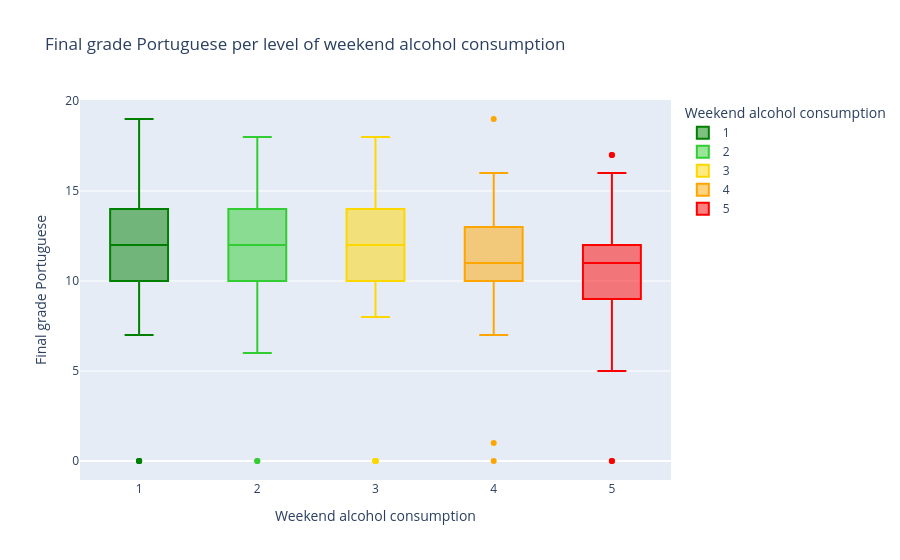

This figure's notebook cell:
### Code cell
kleur_map = {
    1: "green",
    2: "limegreen",
    3: "gold",
    4: "orange",
    5: "red"
}

fig = px.box(
    df3_por,
    x="Walc",
    y="G3",
    color="Walc",
    color_discrete_map=kleur_map,
    labels={
        "Walc": "Weekend alcohol consumption",
        "G3": "Final grade Portuguese"
    },
    title="Final grade Portuguese per level of weekend alcohol consumption",
    category_orders={
        "Walc": [1, 2, 3, 4, 5]
    }
)

fig.show()

### Figure 1 — Plotly figure (JSON) as saved in the notebook; plotly's stock layout.template omitted (floating-point values rounded to 4 significant figures; data arrays with more than 128 entries replaced by an {"elided": "..."} marker saying what was removed)
{"data": [{"alignmentgroup": "True", "hovertemplate": "Weekend alcohol consumption=%{x}<br>Final grade Portuguese=%{y}<extra></extra>", "legendgroup": "1", "marker": {"color": "green"}, "name": "1", "notched": false, "offsetgroup": "1", "orientation": "v", "showlegend": true, "type": "box", "x": {"elided": "247 int values"}, "x0": " ", "xaxis": "x", "y": {"elided": "247 int values"}, "y0": " ", "yaxis": "y"}, {"alignmentgroup": "True", "hovertemplate": "Weekend alcohol consumption=%{x}<br>Final grade Portuguese=%{y}<extra></extra>", "legendgroup": "2", "marker": {"color": "limegreen"}, "name": "2", "notched": false, "offsetgroup": "2", "orientation": "v", "showlegend": true, "type": "box", "x": {"elided": "150 int values"}, "x0": " ", "xaxis": "x", "y": {"elided": "150 int values"}, "y0": " ", "yaxis": "y"}, {"alignmentgroup": "True", "hovertemplate": "Weekend alcohol consumption=%{x}<br>Final grade Portuguese=%{y}<extra></extra>", "legendgroup": "3", "marker": {"color": "gold"}, "name": "3", "notched": false, "offsetgroup": "3", "orientation": "v", "showlegend": true, "type": "box", "x": [3, 3, 3, 3, 3, 3, 3, 3, 3, 3, 3, 3, 3, 3, 3, 3, 3, 3, 3, 3, 3, 3, 3, 3, 3, 3, 3, 3, 3, 3, 3, 3, 3, 3, 3, 3, 3, 3, 3, 3, 3, 3, 3, 3, 3, 3, 3, 3, 3, 3, 3, 3, 3, 3, 3, 3, 3, 3, 3, 3, 3, 3, 3, 3, 3, 3, 3, 3, 3, 3, 3, 3, 3, 3, 3, 3, 3, 3, 3, 3, 3, 3, 3, 3, 3, 3, 3, 3, 3, 3, 3, 3, 3, 3, 3, 3, 3, 3, 3, 3, 3, 3, 3, 3, 3, 3, 3, 3, 3, 3, 3, 3, 3, 3, 3, 3, 3, 3, 3, 3], "x0": " ", "xaxis": "x", "y": [12, 12, 12, 14, 12, 13, 12, 16, 11, 15, 11, 13, 12, 13, 12, 12, 15, 11, 13, 12, 8, 12, 10, 9, 13, 11, 13, 10, 10, 11, 17, 14, 14, 14, 16, 12, 15, 15, 17, 11, 13, 12, 15, 12, 11, 10, 10, 12, 13, 14, 14, 15, 9, 14, 12, 16, 12, 10, 15, 15, 13, 13, 11, 17, 15, 13, 14, 15, 16, 17, 17, 14, 13, 12, 17, 15, 17, 11, 11, 11, 12, 9, 14, 8, 11, 12, 10, 9, 9, 8, 16, 8, 8, 10, 10, 14, 8, 12, 18, 10, 0, 10, 9, 8, 9, 11, 10, 9, 10, 0, 0, 11, 13, 10, 9, 9, 0, 0, 0, 15], "y0": " ", "yaxis": "y"}, {"alignmentgroup": "True", "hovertemplate": "Weekend alcohol consumption=%{x}<br>Final grade Portuguese=%{y}<extra></extra>", "legendgroup": "4", "marker": {"color": "orange"}, "name": "4", "notched": false, "offsetgroup": "4", "orientation": "v", "showlegend": true, "type": "box", "x": [4, 4, 4, 4, 4, 4, 4, 4, 4, 4, 4, 4, 4, 4, 4, 4, 4, 4, 4, 4, 4, 4, 4, 4, 4, 4, 4, 4, 4, 4, 4, 4, 4, 4, 4, 4, 4, 4, 4, 4, 4, 4, 4, 4, 4, 4, 4, 4, 4, 4, 4, 4, 4, 4, 4, 4, 4, 4, 4, 4, 4, 4, 4, 4, 4, 4, 4, 4, 4, 4, 4, 4, 4, 4, 4, 4, 4, 4, 4, 4, 4, 4, 4, 4, 4, 4, 4], "x0": " ", "xaxis": "x", "y": [7, 10, 11, 11, 11, 13, 9, 13, 13, 12, 11, 11, 11, 13, 14, 10, 11, 1, 8, 10, 8, 11, 10, 11, 14, 10, 11, 10, 8, 13, 11, 10, 10, 13, 14, 15, 12, 11, 7, 13, 11, 16, 14, 12, 11, 10, 13, 16, 15, 11, 10, 12, 16, 11, 15, 11, 11, 9, 9, 11, 11, 10, 10, 10, 10, 7, 10, 15, 8, 12, 8, 10, 11, 10, 9, 8, 10, 10, 14, 13, 0, 15, 9, 14, 19, 10, 11], "y0": " ", "yaxis": "y"}, {"alignmentgroup": "True", "hovertemplate": "Weekend alcohol consumption=%{x}<br>Final grade Portuguese=%{y}<extra></extra>", "legendgroup": "5", "marker": {"color": "red"}, "name": "5", "notched": false, "offsetgroup": "5", "orientation": "v", "showlegend": true, "type": "box", "x": [5, 5, 5, 5, 5, 5, 5, 5, 5, 5, 5, 5, 5, 5, 5, 5, 5, 5, 5, 5, 5, 5, 5, 5, 5, 5, 5, 5, 5, 5, 5, 5, 5, 5, 5, 5, 5, 5, 5, 5, 5, 5, 5, 5, 5], "x0": " ", "xaxis": "x", "y": [12, 16, 12, 10, 8, 11, 15, 12, 11, 0, 10, 11, 10, 8, 10, 12, 12, 15, 12, 10, 11, 16, 8, 5, 6, 17, 17, 10, 11, 14, 14, 0, 9, 11, 11, 10, 7, 13, 9, 6, 9, 12, 10, 11, 11], "y0": " ", "yaxis": "y"}], "layout": {"boxmode": "overlay", "legend": {"title": {"text": "Weekend alcohol consumption"}, "tracegroupgap": 0}, "title": {"text": "Final grade Portuguese per level of weekend alcohol consumption"}, "xaxis": {"anchor": "y", "categoryarray": [1, 2, 3, 4, 5], "categoryorder": "array", "domain": [0, 1], "title": {"text": "Weekend alcohol consumption"}}, "yaxis": {"anchor": "x", "domain": [0, 1], "title": {"text": "Final grade Portuguese"}}}}
